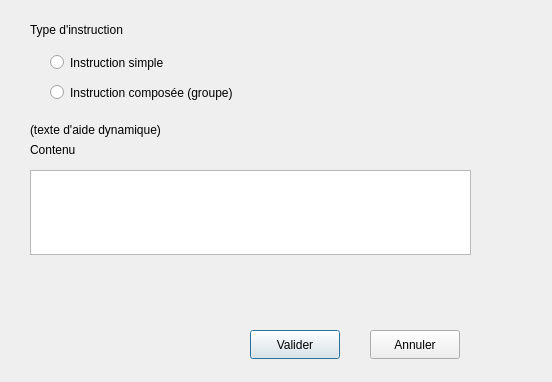
<?xml version="1.0" encoding="UTF-8"?>
<ui version="4.0">
 <class>ajouterinstructionDialog</class>
 <widget class="QDialog" name="ajouterinstructionDialog">
  <property name="geometry">
   <rect>
    <x>0</x>
    <y>0</y>
    <width>552</width>
    <height>382</height>
   </rect>
  </property>
  <property name="windowTitle">
   <string>Dialog</string>
  </property>
  <widget class="QLabel" name="label">
   <property name="geometry">
    <rect>
     <x>30</x>
     <y>20</y>
     <width>121</width>
     <height>20</height>
    </rect>
   </property>
   <property name="text">
    <string>Type d'instruction</string>
   </property>
  </widget>
  <widget class="QRadioButton" name="radioSimple">
   <property name="geometry">
    <rect>
     <x>50</x>
     <y>50</y>
     <width>151</width>
     <height>25</height>
    </rect>
   </property>
   <property name="text">
    <string>Instruction simple</string>
   </property>
  </widget>
  <widget class="QRadioButton" name="radioComposee">
   <property name="geometry">
    <rect>
     <x>50</x>
     <y>80</y>
     <width>241</width>
     <height>25</height>
    </rect>
   </property>
   <property name="text">
    <string>Instruction composée (groupe)</string>
   </property>
  </widget>
  <widget class="QPushButton" name="btnValider">
   <property name="geometry">
    <rect>
     <x>250</x>
     <y>330</y>
     <width>90</width>
     <height>29</height>
    </rect>
   </property>
   <property name="text">
    <string>Valider</string>
   </property>
  </widget>
  <widget class="QPushButton" name="btnAnnuler">
   <property name="geometry">
    <rect>
     <x>370</x>
     <y>330</y>
     <width>90</width>
     <height>29</height>
    </rect>
   </property>
   <property name="text">
    <string>Annuler</string>
   </property>
  </widget>
  <widget class="QLabel" name="label_2">
   <property name="geometry">
    <rect>
     <x>30</x>
     <y>140</y>
     <width>201</width>
     <height>20</height>
    </rect>
   </property>
   <property name="text">
    <string>Contenu</string>
   </property>
  </widget>
  <widget class="QTextEdit" name="textEditContenu">
   <property name="geometry">
    <rect>
     <x>30</x>
     <y>170</y>
     <width>441</width>
     <height>85</height>
    </rect>
   </property>
  </widget>
  <widget class="QLabel" name="labelInfo">
   <property name="geometry">
    <rect>
     <x>30</x>
     <y>120</y>
     <width>311</width>
     <height>20</height>
    </rect>
   </property>
   <property name="text">
    <string>(texte d'aide dynamique)</string>
   </property>
  </widget>
 </widget>
 <resources/>
 <connections/>
</ui>
